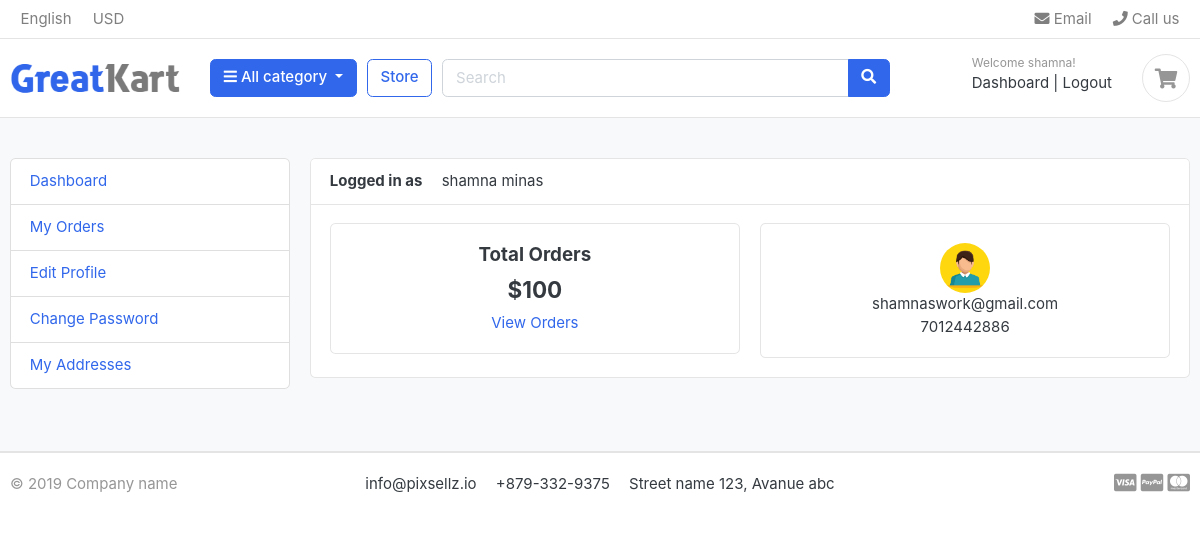
Page /myaccounts/dashboard/ (signed in) on the committed database.
### accounts/models.py (models this page shows, shortened)
class Account(AbstractBaseUser):
    first_name      = models.CharField(max_length=50)
    last_name       = models.CharField(max_length=50)
    username        = models.CharField(max_length=50, unique=True)
    email           = models.EmailField(max_length=100, unique=True)
    phone_number    = models.CharField(max_length=50)
    date_joined     = models.DateTimeField(auto_now_add=True)
    last_login      = models.DateTimeField(auto_now_add=True)
    is_admin        = models.BooleanField(default=False)
    is_staff        = models.BooleanField(default=False)
    is_active        = models.BooleanField(default=False)
    is_superadmin        = models.BooleanField(default=False)
    USERNAME_FIELD = 'email'
    REQUIRED_FIELDS = ['username', 'first_name', 'last_name']
    objects = MyAccountManager()
    def full_name(self):
        return f'{self.first_name} {self.last_name}'

### accounts/views.py (the view)
# urls.py: path('dashboard/',views.dashboard,name='dashboard'),
def dashboard(request):
    return render(request,'greatkart/accounts/dashboard.html')

### carts/context_processors.py (called while the page is built)
def counter(request):
    cart_count=0
    if 'admin' in request.path:
        return []
    else:
        try:
            cart = Cart.objects.filter(cart_id=_cart_id(request))
            if request.user.is_authenticated:
                cart_items = CartItem.objects.all().filter(user=request.user)
            else:
                cart_items =CartItem.objects.filter(cart=cart[:1])
            for cart_item in cart_items:
                cart_count += cart_item.quantity
        except Cart.DoesNotExist:
            cart_count=0
    return dict(cart_count=cart_count)

### carts/views.py (called while the page is built)
def _cart_id(request):
    cart = request.session.session_key
    if not cart:
        cart = request.session.create()
    return cart

### category/context_processors.py (called while the page is built)
def menu_links(request):
    links = Category.objects.all()
    return dict(links=links)

### category/models.py (called while the page is built)
    def get_url(self):
            return reverse('products_by_category',args=[self.slug])

### templates/greatkart/accounts/dashboard.html (shortened to what this page needs)
{% extends 'greatkart/base.html' %}
{% load static %}
{% block content %}
<section class="section-conten padding-y bg">
    <div class="container">
      <div class="row">
        {% include "greatkart/includes/dashboard_sidebar.html" %}
        <main class="col-md-9">
          <article class="card">
            <header class="card-header">
              <strong class="d-inline-block mr-3">Logged in as </strong>
              <span>{{ user.full_name }}</span>
            </header>
            <div class="card-body">
              <div class="row">
                <div class="col-md-6">
                  <div class="card" style="text-align: center;">
                    <div class="card-body">
                      <h5 class="title">Total Orders</h5>
                      <h4>$100</h4>
                      <a href="">View Orders</a>
                    </div>
                  </div>
                </div>
                <div class="col-md-6">
                  <div class="card" style="text-align: center;">
                    <div class="card-body">
                      <img src="{% static 'greatkart/images/avatars/avatar4.jpg' %}" alt="User profile picture" class="avatar" width="50" height="50" style="border-radius: 50%;">
                      <p class="mb-0">{{ user.email }}</p>
                      <p>{{ user.phone_number }}</p>
                    </div>
                  </div>
                </div>
              </div>
          </article>
        </main>
      </div>
    </div>
  </section>
{% endblock content %}

### templates/greatkart/includes/header.html (shortened to what this page needs)
{% load static %}
<header class="section-header">
<nav class="navbar p-md-0 navbar-expand-sm navbar-light border-bottom">
<div class="container">
  <div class="collapse navbar-collapse" id="navbarTop4">
    <ul class="navbar-nav mr-auto">
      <li class="nav-item dropdown">
      <a href="#" class="nav-link">   English </a>
    </li>
    <li class="nav-item dropdown">
      <a href="#" class="nav-link"> USD </a>
    </li>
    </ul>
    <ul class="navbar-nav">
    <li><a href="#" class="nav-link"> <i class="fa fa-envelope"></i> Email </a></li>
    <li><a href="#" class="nav-link"> <i class="fa fa-phone"></i> Call us </a></li>
  </ul>
  </div>
</div>
</nav>
<section class="header-main border-bottom">
  <div class="container">
<div class="row align-items-center">
  <div class="col-lg-2 col-md-3 col-6">
    <a href="{% url 'home' %}" class="brand-wrap">
      <img class="logo" src="{% static 'greatkart/./images/logo.png' %}">
    </a>
  </div>
  <div class="col-lg col-sm col-md col-6 flex-grow-0">
    <div class="category-wrap dropdown d-inline-block float-right">
      <button type="button" class="btn btn-primary dropdown-toggle" data-toggle="dropdown">
        <i class="fa fa-bars"></i> All category
      </button>
    </div>
  </div>
  <a href="{% url 'store' %}" class="btn btn-outline-primary">Store</a>
  <div class="col-lg  col-md-6 col-sm-12 col">
    <form action="{% url 'search' %}" class="search" method='GET'>
      <div class="input-group w-100">
          <input type="text" class="form-control" style="width:60%;" placeholder="Search" name="keyword">
          <div class="input-group-append">
            <button class="btn btn-primary" type="submit">
              <i class="fa fa-search"></i>
            </button>
          </div>
        </div>
    </form>
  </div>
  <div class="col-lg-3 col-sm-6 col-8 order-2 order-lg-3">
        <div class="d-flex justify-content-end mb-3 mb-lg-0">
          {% if user.id is None %}
          <div class="widget-header">
            <small class="title text-muted">Welcome guest!</small>
            <div>
              <a href="{% url 'userlogin' %}">Sign in</a> <span class="dark-transp"> | </span>
              <a href="{% url 'register' %}"> Register</a>
            </div>
          </div>
          {% else %}
          <div class="widget-header">
            <small class="title text-muted">Welcome {{user.first_name}}!</small>
            <div>
              <a href="{% url 'dashboard' %}">Dashboard</a> <span class="dark-transp"> | </span>
              <a href="{% url 'logout' %}"> Logout</a>
            </div>
          </div>
          {% endif %}
          <a href="{% url 'cart' %}" class="widget-header pl-3 ml-3">
            <div class="icon icon-sm rounded-circle border"><i class="fa fa-shopping-cart"></i></div>
          </a>
        </div>
      </div>
</div>
  </div>
</section>
</header>

### static/greatkart/css/ui.css (style rules this page uses)
html { font-family: "Inter", sans-serif; font-size: 15px; }
.icon-xs, .icon-sm, .icon-md, .icon-lg { display: inline-block; text-align: center; flex-shrink: 0; flex-grow: 0; }
.icon-sm { width: 48px; height: 48px; line-height: 48px !important; font-size: 20px; }
.padding-y { padding-top: 40px; padding-bottom: 40px; }
article:after, .form-group:after { display: block; clear: both; content: ""; }
.bg { background-color: #f8f9fa; }
p:last-child { margin-bottom: 0; }
.header-main { position: relative; padding-top: 1rem; padding-bottom: 1rem; }
.brand-wrap .logo, .navbar-brand .logo { margin-right: 7px; max-height: 42px; display: inline-block; }
.widget-header { display: inline-block; vertical-align: middle; position: relative; }
.widget-header a { color: #343a40; }
.widget-header i { color: #969696; }
.widget-header .title { display: block; }

### rows in the picture
Account: first_name "shamna", full_name "shamna minas", email "shamnaswork@gmail.com", phone_number "7012442886"
